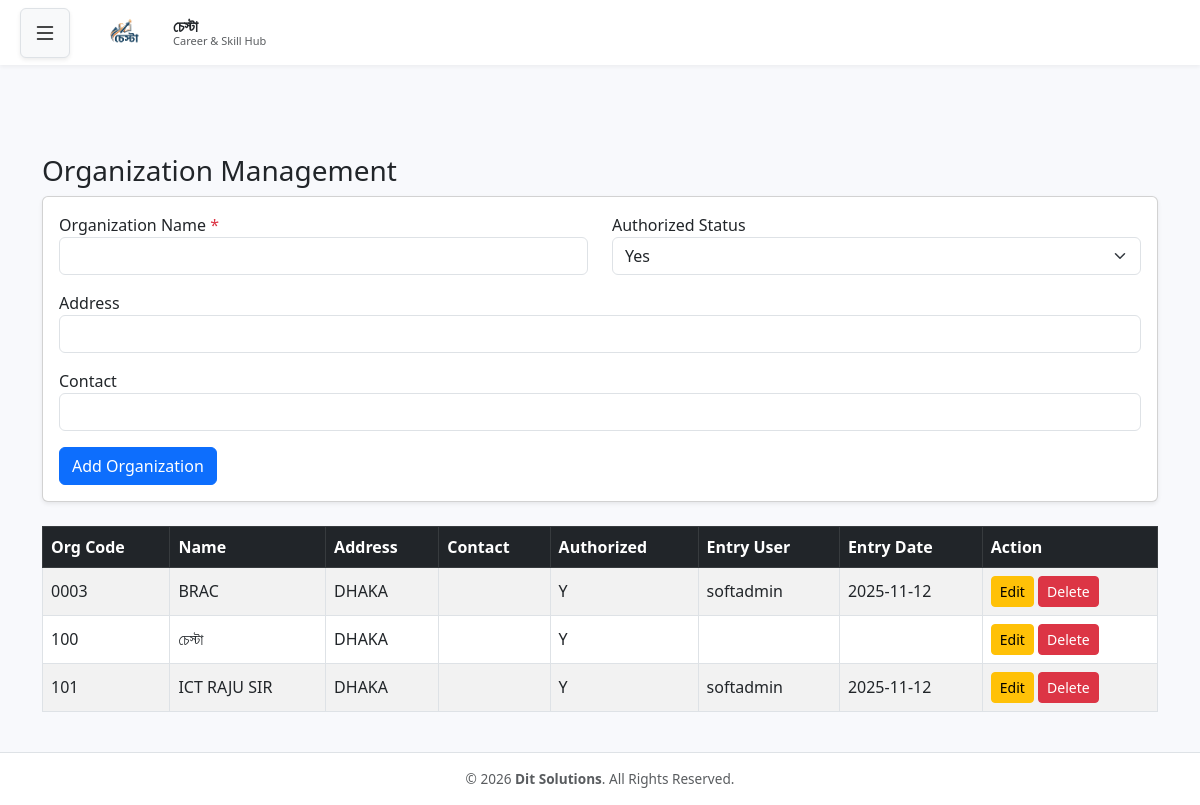
Page /add_org.php (signed in) on the committed database.
### tables this page shows
CREATE TABLE `organization_info` (
  `ORG_CODE` varchar(20) NOT NULL,
  `ORGANIZATION_NAME` varchar(200) NOT NULL,
  `ORGANIZATION_ADDRESS` varchar(200) DEFAULT NULL,
  `ORGANIZATION_CONTACT` varchar(500) DEFAULT NULL,
  `AUTHORIZED_STARUS` varchar(1) DEFAULT NULL,
  `AUTHORIZED_USER` varchar(100) DEFAULT NULL,
  `AUTHORIZED_DATE` date DEFAULT NULL,
  `ENTRY_DATE` date DEFAULT NULL,
  `ENTRY_USER` varchar(200) DEFAULT NULL,
  `EDIT_DATE` date DEFAULT NULL,
  `EDIT_USER` varchar(200) DEFAULT NULL,
  `DELETE_USER` varchar(200) DEFAULT NULL,
  `DELETE_DATE` date DEFAULT NULL
);

### add_org.php (the view, shortened to what this page needs)
<?php
require 'db.php';
$canInsert  = $_SESSION['user']['can_insert'] ?? 0;
$canEdit    = $_SESSION['user']['can_edit'] ?? 0;
$canDelete  = $_SESSION['user']['can_delete'] ?? 0;
$editOrg = null;
$stmt = $pdo->query("SELECT * FROM organization_info WHERE DELETE_DATE IS NULL ORDER BY ORG_CODE");
$organizations = $stmt->fetchAll();
?>
<!DOCTYPE html>
<html lang="en">
<head>
    <link href="https://cdn.jsdelivr.net/npm/bootstrap@5.3.0/dist/css/bootstrap.min.css" rel="stylesheet">
</head>
<body class="d-flex flex-column min-vh-100">
<?php include 'header.php'; ?>
<main class="flex-grow-1 container py-4">
    <h3>Organization Management</h3>
    <?php if ($canInsert || $editOrg): ?>
    <div class="card mb-4 shadow-sm">
        <div class="card-body">
            <form method="post">
                <div class="row">
                    <div class="col-md-6 mb-3">
                        <label>Organization Name <span class="text-danger">*</span></label>
                        <input type="text" name="ORGANIZATION_NAME" class="form-control" required
                               value="<?= htmlspecialchars($editOrg['ORGANIZATION_NAME'] ?? '') ?>">
                    </div>
                    <div class="col-md-6 mb-3">
                        <label>Authorized Status</label>
                        <select name="AUTHORIZED_STARUS" class="form-select">
                            <option value="Y" <?= (!isset($editOrg['AUTHORIZED_STARUS']) || $editOrg['AUTHORIZED_STARUS'] == 'Y') ? 'selected' : '' ?>>Yes</option>
                        </select>
                    </div>
                </div>
                <div class="mb-3">
                    <label>Address</label>
                    <input type="text" name="ORGANIZATION_ADDRESS" class="form-control"
                           value="<?= htmlspecialchars($editOrg['ORGANIZATION_ADDRESS'] ?? '') ?>">
                </div>
                <div class="mb-3">
                    <label>Contact</label>
                    <input type="text" name="ORGANIZATION_CONTACT" class="form-control"
                           value="<?= htmlspecialchars($editOrg['ORGANIZATION_CONTACT'] ?? '') ?>">
                </div>
                <button type="submit" class="btn btn-primary"><?= $editOrg ? 'Update' : 'Add Organization' ?></button>
            </form>
        </div>
    </div>
    <?php endif; ?>
    <div class="table-responsive">
        <table class="table table-bordered table-striped align-middle">
            <thead class="table-dark">
                <tr>
                    <th>Org Code</th>
                    <th>Name</th>
                    <th>Address</th>
                    <th>Contact</th>
                    <th>Authorized</th>
                    <th>Entry User</th>
                    <th>Entry Date</th>
                    <th>Action</th>
                </tr>
            </thead>
            <tbody>
                <?php foreach ($organizations as $org): ?>
                    <tr>
                        <td><?= htmlspecialchars($org['ORG_CODE']) ?></td>
                        <td><?= htmlspecialchars($org['ORGANIZATION_NAME']) ?></td>
                        <td><?= htmlspecialchars($org['ORGANIZATION_ADDRESS']) ?></td>
                        <td><?= htmlspecialchars($org['ORGANIZATION_CONTACT']) ?></td>
                        <td><?= htmlspecialchars($org['AUTHORIZED_STARUS']) ?></td>
                        <td><?= htmlspecialchars($org['ENTRY_USER']) ?></td>
                        <td><?= htmlspecialchars($org['ENTRY_DATE']) ?></td>
                        <td>
                            <?php if ($canEdit): ?>
                                <a href="?edit=<?= urlencode($org['ORG_CODE']) ?>" class="btn btn-sm btn-warning">Edit</a>
                            <?php endif; ?>
                            <?php if ($canDelete): ?>
                                <a href="?delete=<?= urlencode($org['ORG_CODE']) ?>" class="btn btn-sm btn-danger" onclick="return confirm('Are you sure?')">Delete</a>
                            <?php endif; ?>
                        </td>
                    </tr>
                <?php endforeach; ?>
            </tbody>
        </table>
    </div>
</main>
<?php include 'footer.php'; ?>
</body>
</html>

### header.php (style rules this page uses)
:root { --sidebar-width: 280px; --dark-navy: #1a1a2e; --light-navy: #252545; }
body { background-color: #f8f9fc; margin: 0; min-height: 100vh; display: flex; }

### footer.php (style rules this page uses)
html, body { height: 100%; margin: 0; }
main { flex: 1; }

### rows in the picture
organization_info: ORG_CODE "0003", ORGANIZATION_NAME "BRAC", ORGANIZATION_ADDRESS "DHAKA", AUTHORIZED_STARUS "Y", ENTRY_USER "softadmin", ENTRY_DATE "2025-11-12"
organization_info: ORG_CODE "100", ORGANIZATION_NAME "চেস্টা", ORGANIZATION_ADDRESS "DHAKA", AUTHORIZED_STARUS "Y"
organization_info: ORG_CODE "101", ORGANIZATION_NAME "ICT RAJU SIR", ORGANIZATION_ADDRESS "DHAKA", AUTHORIZED_STARUS "Y", ENTRY_USER "softadmin", ENTRY_DATE "2025-11-12"

### other values in the picture
$orgName "চেস্টা"
